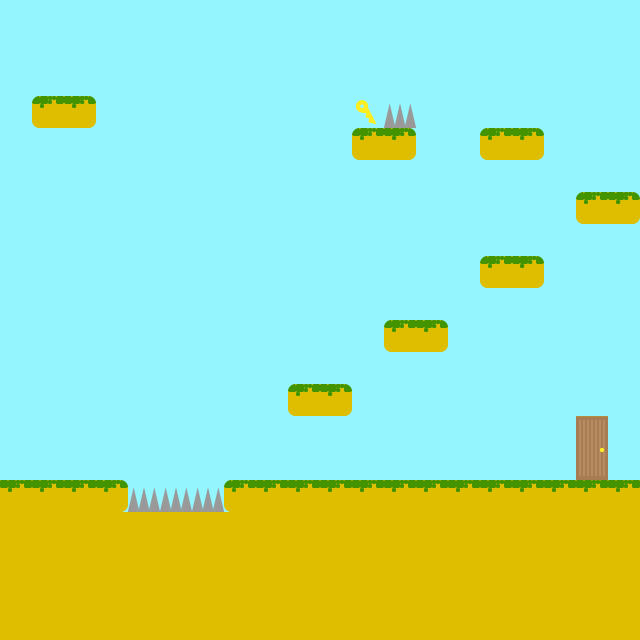

A 2D game scene composited from a Tiled map and its tileset images. What follows is a short description and the map's XML, with each tile layer's data collapsed to a summary:
An orthogonal 20x20 tile map with 32x32 px tiles, 2 tile layers (Background, Ground) and 15 objects (11x Terrain, 2x Lethal, Key, Startpos).

<map version="1.0" orientation="orthogonal" width="20" height="20" tilewidth="32" tileheight="32">
 <tileset firstgid="1" name="GroundTiles" tilewidth="32" tileheight="32">
  <image source="../img/tilesets/GroundTiles.png" width="128" height="128" />
 </tileset>
 <layer name="Background" width="20" height="20">
  <properties>
   <property name="Test" value="" />
  </properties>
  <data>[400 cells, 400 non-empty, 2 distinct tile ids]</data>
 </layer>
 <layer name="Ground" width="20" height="20">
  <data>[400 cells, 38 non-empty, 7 distinct tile ids]</data>
 </layer>
 <objectgroup name="" width="20" height="20">
  <object type="Terrain" x="32" y="96" width="64" height="32" />
  <object type="Terrain" x="352" y="128" width="64" height="32" />
  <object type="Terrain" x="480" y="128" width="64" height="32" />
  <object type="Terrain" x="480" y="256" width="64" height="32" />
  <object type="Terrain" x="576" y="192" width="64" height="32" />
  <object type="Terrain" x="384" y="320" width="64" height="32" />
  <object type="Terrain" x="288" y="384" width="64" height="32" />
  <object type="Terrain" x="0" y="480" width="128" height="32" />
  <object type="Terrain" x="224" y="480" width="416" height="32" />
  <object type="Terrain" x="128" y="512" width="96" height="32" />
  <object type="Lethal" x="384" y="96" width="32" height="32" />
  <object type="Key" x="352" y="96" width="32" height="32" />
  <object type="Lethal" x="128" y="486" width="96" height="26" />
  <object type="Terrain" x="576" y="416" width="32" height="64" />
  <object type="Startpos" x="32" y="66" width="18" height="30" />
 </objectgroup>
</map>
